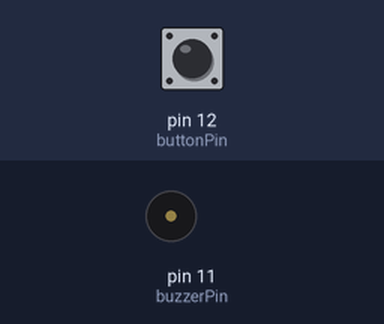
Simulated run of this sketch. Board: Arduino Uno, built with avr-gcc and run on an emulated ATmega328P. Shown: buzzer (waves = sounding). The test bench sets the inputs (shaded band); at power-on: pin 12 (buttonPin) LOW. What the sketch prints to the serial monitor is not drawn.

Above: at 1.2 s.
1.3 s: pin 12 (buttonPin) pulled HIGH for 0.15 s
At 1.38 s:
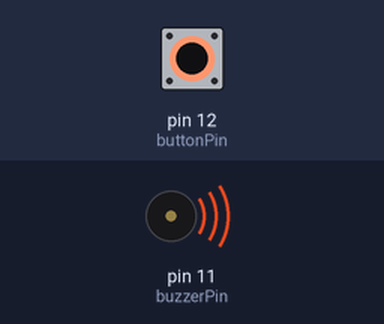
2.9 s: pin 12 (buttonPin) pulled HIGH for 3.2 s
At 6.9 s:
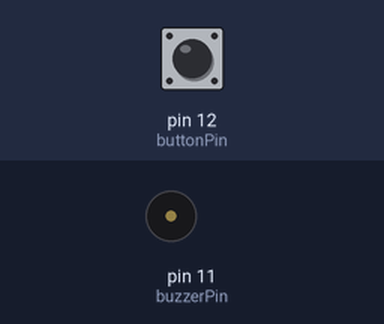
Timing chart, 0 to 8.4 s (numbered marks = the images above; inputs shaded):
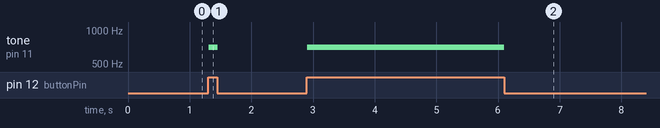

Measured:
- after the input at 1.3 s, tone on pin 11 (buzzerPin): silent → 700 Hz at once, → silent 0.15 s later
- after the input at 2.9 s, tone on pin 11 (buzzerPin): silent → 700 Hz at once, → silent 3.2 s later

The sketch:

ButtonBuzzer.ino
```cpp
int buttonPin = 12;
int buzzerPin = 11;

int buttonState = 0;

void setup() {
  // put your setup code here, to run once:
  pinMode(buttonPin, INPUT);
  pinMode(buzzerPin, OUTPUT);

  Serial.begin(9600);
}

void loop() {
  // put your main code here, to run repeatedly:

  buttonState = digitalRead(buttonPin);

  Serial.println(buttonState);

  if (buttonState == 1)
  {
    tone(buzzerPin, 700, 500);
  }
  else
  {
    noTone(buzzerPin);
  }
}
```
